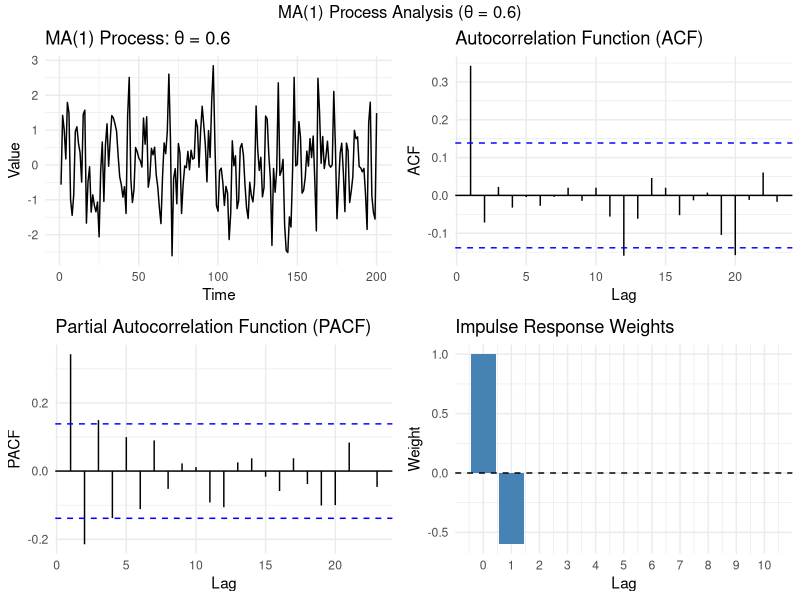
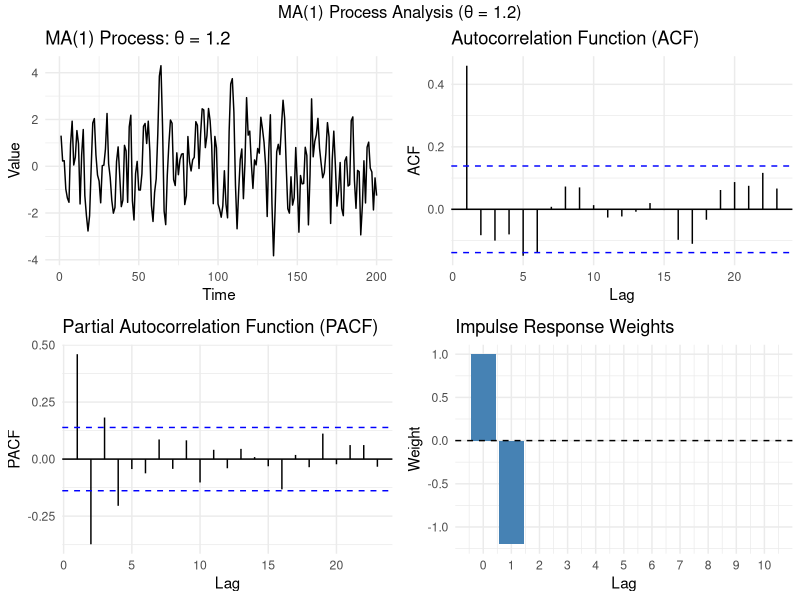
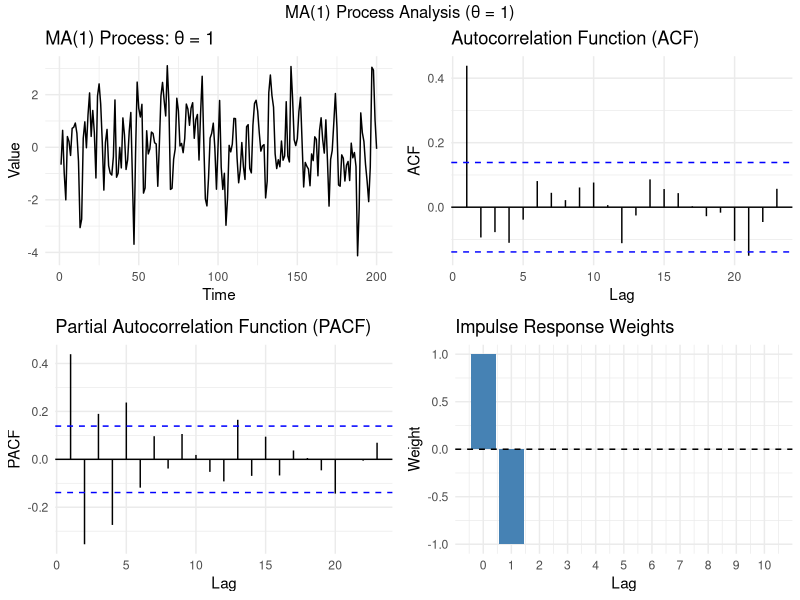
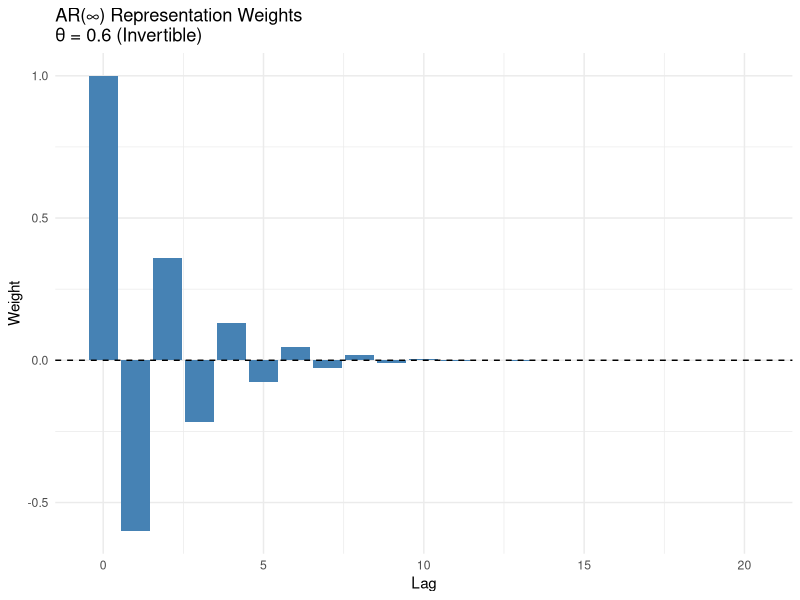
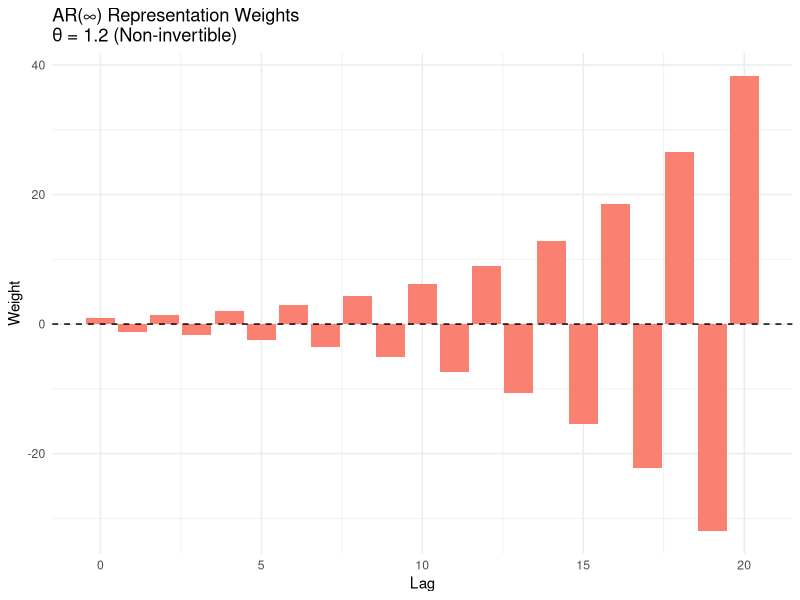
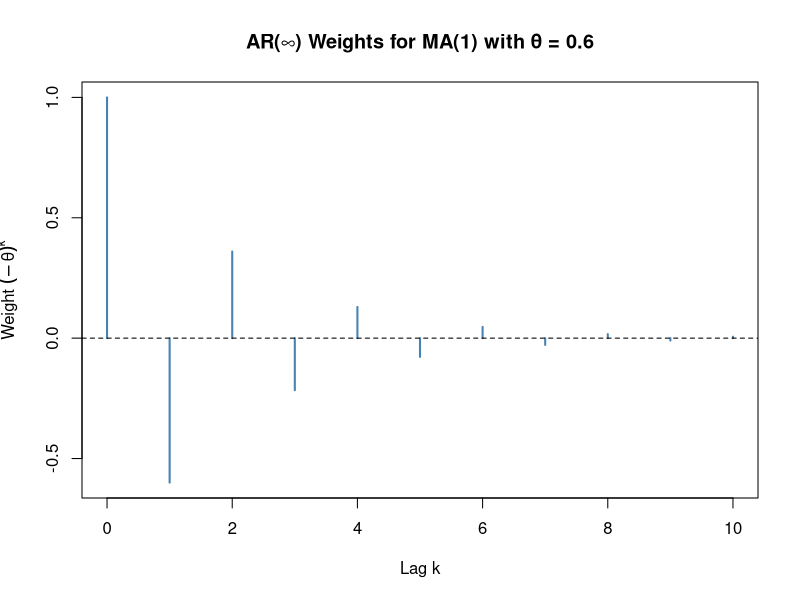

Generate these figures, in order, with R:
#+++++++++++++++++++++++++++++++++++++++++++++++++++++++++++++
#+ Illustration of invertibility 
#+++++++++++++++++++++++++++++++++++++++++++++++++++++++++++++

# Load required libraries
library(ggplot2)
library(gridExtra)
library(forecast)

# Set seed for reproducibility
set.seed(123)

## Function to simulate and plot MA(1) processes
plot_ma1_comparison <- function(theta) {
  # Simulate MA(1) process
  n <- 200
  ma1_sim <- arima.sim(n = n, model = list(ma = theta))
  
  # Create time series plot
  ts_plot <- autoplot(ma1_sim) + 
    ggtitle(paste0("MA(1) Process: θ = ", theta)) +
    ylab("Value") + 
    xlab("Time") +
    theme_minimal()
  
  # Create ACF plot
  acf_plot <- ggAcf(ma1_sim) + 
    ggtitle("Autocorrelation Function (ACF)") +
    theme_minimal()
  
  # Create PACF plot
  pacf_plot <- ggPacf(ma1_sim) + 
    ggtitle("Partial Autocorrelation Function (PACF)") +
    theme_minimal()
  
  # Create impulse response plot
  impulse_response <- data.frame(lag = 0:10, weight = c(1, -theta, rep(0, 9)))  # MA(1) has only one lag
    
    ir_plot <- ggplot(impulse_response, aes(x = lag, y = weight)) +
      geom_col(fill = "steelblue") +
      geom_hline(yintercept = 0, linetype = "dashed") +
      ggtitle("Impulse Response Weights") +
      xlab("Lag") + ylab("Weight") +
      scale_x_continuous(breaks = 0:10) +
      theme_minimal()
    
    # Combine all plots
    grid.arrange(ts_plot, acf_plot, pacf_plot, ir_plot, 
                 ncol = 2, 
                 top = paste0("MA(1) Process Analysis (θ = ", theta, ")"))
}

## Compare invertible vs non-invertible cases
# Case 1: Invertible MA(1) with θ = 0.6 (|θ| < 1)
plot_ma1_comparison(0.6)

# Case 2: Non-invertible MA(1) with θ = 1.2 (|θ| > 1)
plot_ma1_comparison(1.2)

# Case 3: Boundary case with θ = 1 (|θ| = 1)
plot_ma1_comparison(1.0)

## Additional visualization: AR(∞) representation convergence
visualize_ar_representation <- function(theta) {
  max_lags <- 20
  weights <- (-theta)^(0:max_lags)
  
  convergence_plot <- ggplot(data.frame(lag = 0:max_lags, weight = weights), 
                             aes(x = lag, y = weight)) +
    geom_col(fill = ifelse(abs(theta) < 1, "steelblue", "salmon")) +
    geom_hline(yintercept = 0, linetype = "dashed") +
    ggtitle(paste0("AR(∞) Representation Weights\nθ = ", theta, 
                   " (", ifelse(abs(theta) < 1, "Invertible", "Non-invertible"), ")")) +
    xlab("Lag") + ylab("Weight") +
    theme_minimal()
  
  print(convergence_plot)
  
  if (abs(theta) < 1) {
    cat("Weights converge to 0 because |θ| < 1\n")
    cat("Sum of absolute weights:", sum(abs(weights)), "\n")
  } else {
    cat("Weights diverge because |θ| ≥ 1\n")
    cat("Sum of absolute weights: Infinite\n")
  }
}

# Visualize AR(∞) representation for different θ values
visualize_ar_representation(0.6)  # Invertible case
visualize_ar_representation(1.2)  # Non-invertible case


theta <- 0.6  # MA(1) coefficient
lags <- 0:10  # Number of lags to plot
weights <- (-theta)^lags  # AR(∞) weights

plot(lags, weights, type = "h", lwd = 2, col = "steelblue",
     main = paste0("AR(∞) Weights for MA(1) with θ = ", theta),
     xlab = "Lag k", ylab = expression(paste("Weight ", (-θ)^k)))
abline(h = 0, lty = 2)


#+++++++++++++++++++++++++++++++++++++++++++++++++++++++++++++++++++
#+ 
#+++++++++++++++++++++++++++++++++++++++++++++++++++++++++++++++++++